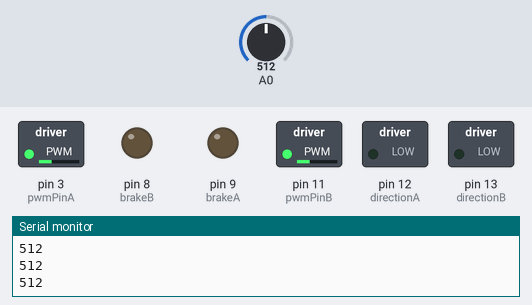
A sketch run on a simulated Arduino Uno, built with avr-gcc and run on an emulated ATmega328P. On the bench: switched loads named in the sketch (green lamp = pin HIGH), output pins drawn as LEDs (lit = HIGH), the last lines printed to the serial monitor. The test bench sets the inputs (shaded band); at power-on: A0 = 512.

Above: at 1.2 s.
1.3 s: A0 set to 112
2.8 s: A0 set to 94
At 3.6 s:
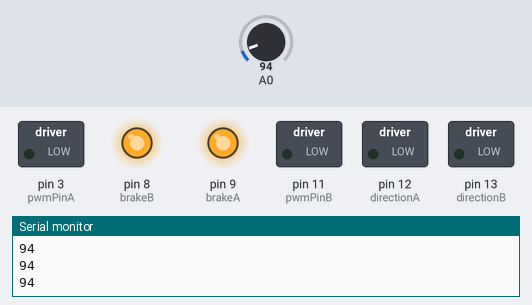
4.3 s: A0 set to 33
5.8 s: A0 set to 27
At 7.0 s:
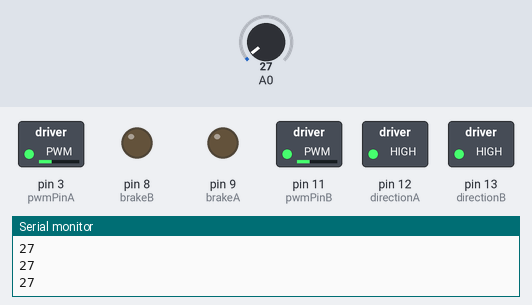
7.3 s: A0 set to 110
At 8.5 s:
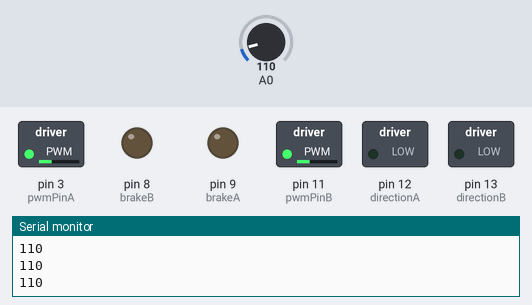
8.8 s: A0 set to 90
At 9.8 s:
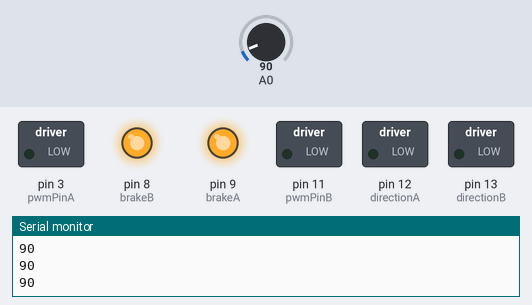
Timing chart, 0 to 11.3 s (numbered marks = the images above; inputs shaded):
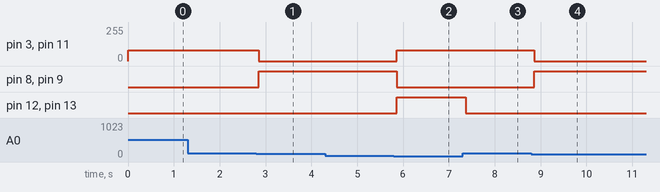

Measured:
- the behaviour switches between 101 and 100 on A0 (found by bisection; images 0 and 1)
- the behaviour switches between 30 and 29 on A0 (found by bisection; images 1 and 2)
- after the input at 2.8 s, pin 3 (pwmPinA), pin 11 (pwmPinB): 80/255 → 0/255 after 0.06 s; pin 8 (brakeB), pin 9 (brakeA): LOW → HIGH after 0.06 s
- after the input at 5.8 s, pin 3 (pwmPinA), pin 11 (pwmPinB): 0/255 → 80/255 after 0.06 s; pin 8 (brakeB), pin 9 (brakeA): HIGH → LOW after 0.06 s; pin 12 (directionA), pin 13 (directionB): LOW → HIGH after 0.06 s
- after the input at 7.3 s, pin 12 (directionA), pin 13 (directionB): HIGH → LOW after 0.06 s
- after the input at 8.8 s, pin 3 (pwmPinA), pin 11 (pwmPinB): 80/255 → 0/255 after 0.07 s; pin 8 (brakeB), pin 9 (brakeA): LOW → HIGH after 0.07 s

The sketch:

ldr_motor.ino
```cpp
//Suit la lumière mais tourne sur place
//Parameters
const int directionA  = 12;
const int directionB  = 13;
const int brakeA  = 9;
const int brakeB  = 8;
const int pwmPinA  = 3;
const int pwmPinB  = 11;

void setup() {
    //myservo1.attach(9);//Branchement du servo1 à la broche 9
    //myservo2.attach(10); // Branchement du servo2 à la broche 10
    Serial.begin(9600);

    //Init Motor Shield
    pinMode(directionA, OUTPUT); //Initiates Motor Channel A pin
    pinMode(brakeA, OUTPUT); //Initiates Brake Channel A pin
    pinMode(directionB, OUTPUT); //Initiates Motor Channel B pin
    pinMode(brakeB, OUTPUT); //Initiates Brake Channel B pin
}

void loop() {
    int pwm=80;
    int val = analogRead(A0);  // lit la valeur de la tension en pont diviseur (entre 0 et 1023)
    //val = map(val, 0, 600, 0, 180);  // le convertir en consigne pour le servo (entre 0 and 180)

    if(val<30){
      turn_right(pwm);
    }
    else if(val>100){
      turn_left(pwm);
    }
    else{
      stopMooving();
    }

    Serial.println(val);

    delay(150);  // attendre
}


void turn_left(int pwm){
  digitalWrite(directionA, LOW);
  digitalWrite(directionB, LOW);
  digitalWrite(brakeA, LOW);
  digitalWrite(brakeB, LOW);
  analogWrite(pwmPinA, pwm);
  analogWrite(pwmPinB, pwm);
}

void turn_right(int pwm){
  digitalWrite(directionB, HIGH);
  digitalWrite(directionA, HIGH);
  digitalWrite(brakeA, LOW);
  digitalWrite(brakeB, LOW);
  analogWrite(pwmPinB, pwm);
  analogWrite(pwmPinA, pwm);
}

void stopMooving(){
  digitalWrite(brakeA, HIGH);
  digitalWrite(brakeB, HIGH);
  analogWrite(pwmPinA, 0);
  analogWrite(pwmPinB, 0);
}
```
